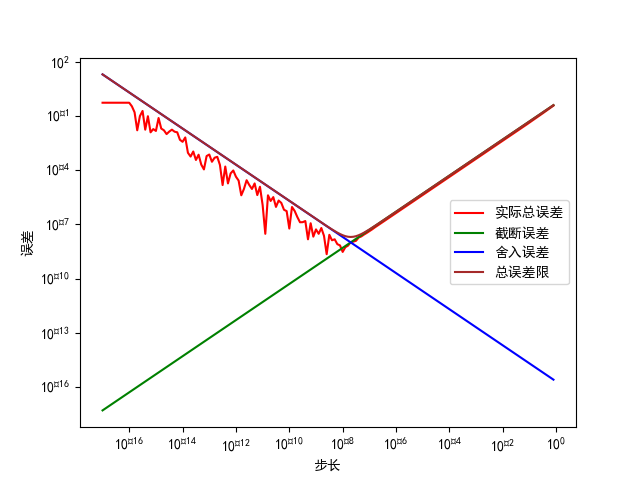

Write the Python code that produced this figure.
import numpy as np
import matplotlib.pyplot as plt


def calculate_actual_err(h):
    return np.abs(np.cos(1) - (np.sin(1 + h) - np.sin(1)) / h)


h_list = np.power(10, np.arange(-17, 0, 0.1))
actual_list = calculate_actual_err(h_list)

e = 1e-16

e1_list = h_list / 2
e2_list = (2.0 * e) / h_list
e3_list = e1_list + e2_list

plt.rcParams['font.sans-serif'] = ['SimHei']
plt.plot(h_list[::], actual_list[::], color='red', label='实际总误差')
plt.plot(h_list[::], e1_list[::], color='green', label='截断误差')
plt.plot(h_list[::], e2_list[::], color='blue', label='舍入误差')
plt.plot(h_list[::], e3_list[::], color='brown', label='总误差限')
plt.xlabel("步长")
plt.legend()
plt.ylabel("误差")
plt.xscale('log')
plt.yscale('log')
plt.savefig('1-1.png')

plt.show()
